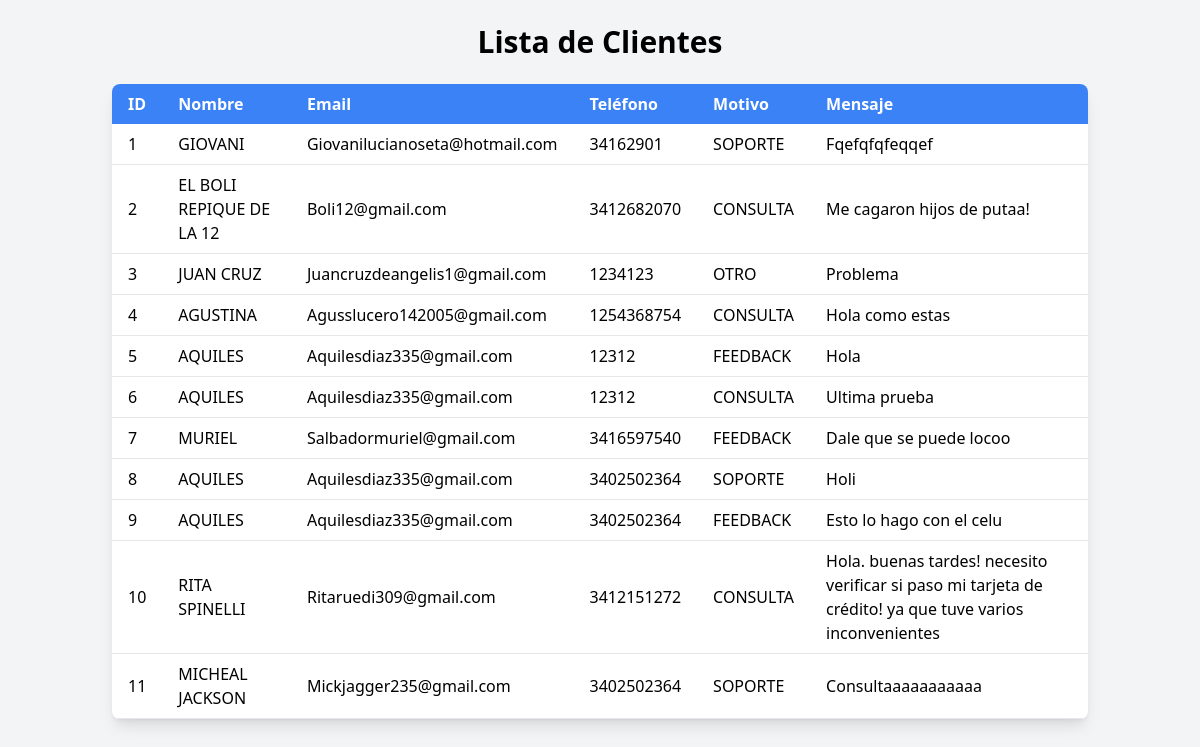
Before: /clientes with the older database file.
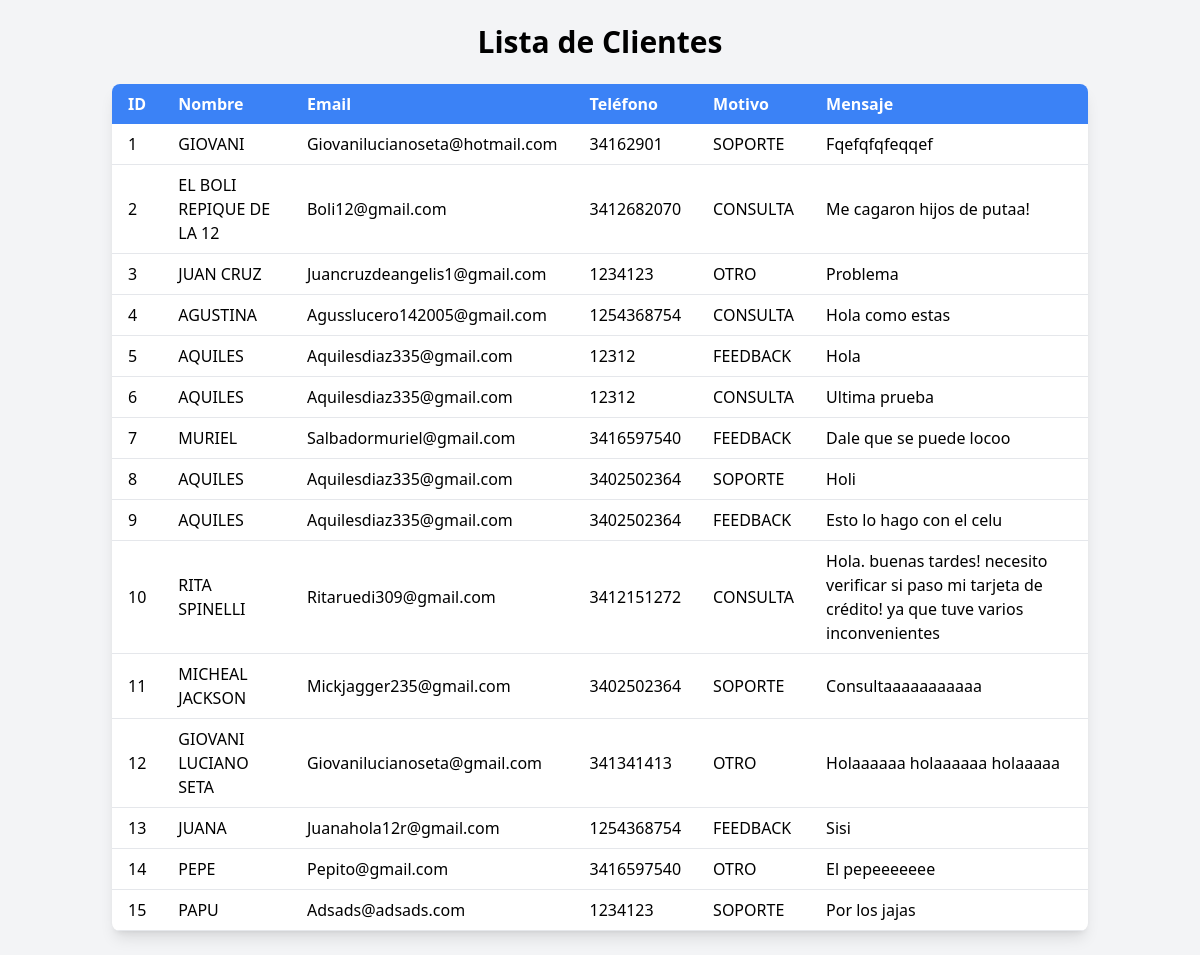
After: the same page with the newer database file.
### app.py (models this page shows)
class Contacto(db.Model):
    id = db.Column(db.Integer, primary_key=True)
    nombre = db.Column(db.String(55), nullable=False)  # correcion de que 'nombre' esta aca
    email = db.Column(db.String(30), nullable=False)
    telefono = db.Column(db.String(20), nullable=True)
    motivo = db.Column(db.String(50), nullable=True)
    mensaje = db.Column(db.Text, nullable=True)

### app.py (the view)
@app.route('/clientes')
def mostrar_clientes():
    clientes = Contacto.query.all()  # Recupera todos los contactos
    return render_template('clientes.html', clientes=clientes)

### templates/clientes.html (shortened to what this page needs)
<!DOCTYPE html>
<html lang="es">
  <head>
    <script src="https://cdn.tailwindcss.com"></script>
  </head>
  <body class="bg-gray-100 font-sans antialiased">
    <div class="container mx-auto p-6">
      <h2 class="text-3xl font-semibold text-center mb-6">Lista de Clientes</h2>
      <div class="overflow-x-auto shadow-lg rounded-lg bg-white">
        <table class="min-w-full table-auto">
          <thead class="bg-blue-500 text-white">
            <tr>
              <th class="px-4 py-2 text-left">ID</th>
              <th class="px-4 py-2 text-left">Nombre</th>
              <th class="px-4 py-2 text-left">Email</th>
              <th class="px-4 py-2 text-left">Teléfono</th>
              <th class="px-4 py-2 text-left">Motivo</th>
              <th class="px-4 py-2 text-left">Mensaje</th>
            </tr>
          </thead>
          <tbody>
            {% for cliente in clientes %}
            <tr class="border-b hover:bg-gray-50">
              <td class="px-4 py-2">{{ cliente.id }}</td>
              <td class="px-4 py-2">{{ cliente.nombre | upper }}</td>
              <td class="px-4 py-2">{{ cliente.email | capitalize }}</td>
              <td class="px-4 py-2">{{ cliente.telefono | upper }}</td>
              <td class="px-4 py-2">{{ cliente.motivo | upper }}</td>
              <td class="px-4 py-2">{{ cliente.mensaje | capitalize }}</td>
            </tr>
            {% endfor %}
          </tbody>
        </table>
      </div>
    </div>
  </body>
</html>

Changed rows visible on the page:
added Contacto: id "12", nombre "GIOVANI LUCIANO SETA", email "Giovanilucianoseta@gmail.com", telefono "341341413", motivo "OTRO", mensaje "Holaaaaaa holaaaaaa holaaaaa"
added Contacto: id "13", nombre "JUANA", email "Juanahola12r@gmail.com", telefono "1254368754", motivo "FEEDBACK", mensaje "Sisi"
added Contacto: id "14", nombre "PEPE", email "Pepito@gmail.com", telefono "3416597540", motivo "OTRO", mensaje "El pepeeeeeee"
added Contacto: id "15", nombre "PAPU", email "Adsads@adsads.com", telefono "1234123", motivo "SOPORTE", mensaje "Por los jajas"
